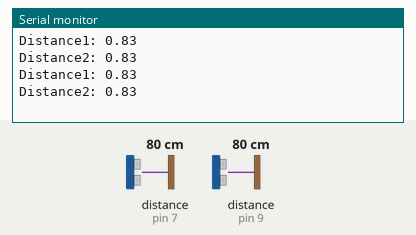
This sketch was run on a simulated Arduino Uno, built with avr-gcc and run on an emulated ATmega328P. On the bench: the last lines printed to the serial monitor. Wiring (inferred from the names in the program): 2 × ultrasonic range finder: trigger pin 6, echo pin 7 / trigger pin 8, echo pin 9. The inputs (shaded band) are chosen by the test bench; at power-on: distance to the obstacle (sensors on pin 7, pin 9) 80 cm. The echo pulse lasts 58.3 µs per cm.

Above: at 1.8 s.
1.9 s: distance to the obstacle (sensor on pin 7) set to 2 cm
At 2.8 s:
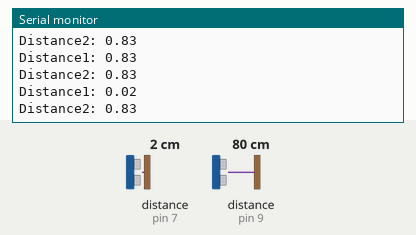
3.4 s: distance to the obstacle (sensor on pin 9) set to 2 cm
At 4.7 s:
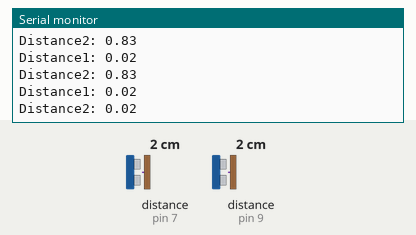
4.9 s: distance to the obstacle (sensor on pin 7) set to 4 cm
At 5.7 s:
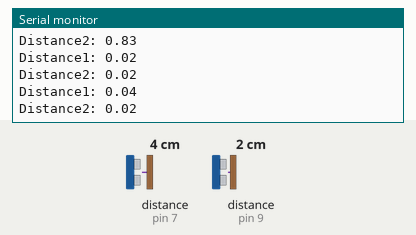
6.4 s: distance to the obstacle (sensor on pin 9) set to 4 cm
At 7.4 s:
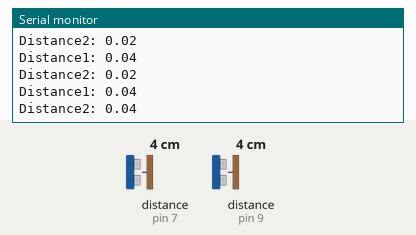
Timing chart, 0 to 8.9 s (numbered marks = the images above; inputs shaded):
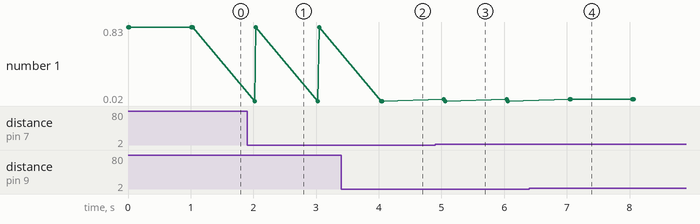

Measured:
- after the input at 1.9 s, the serial monitor: prints a new line after 0.12 s (image 1)
- after the input at 3.4 s, the serial monitor: prints a new line after 0.65 s (image 2)
- after the input at 4.9 s, the serial monitor: prints a new line after 0.14 s (image 3)
- after the input at 6.4 s, the serial monitor: prints a new line after 0.66 s (image 4)

The sketch:

Ultrasonic_Template.ino
```cpp
#include <Ultrasonic.h>
#define trig1 6
#define echo1 7
#define trig2 8
#define echo2 9
Ultrasonic ultrasonic1(trig1, echo1);
Ultrasonic ultrasonic2(trig2, echo2);

void setup() {
  Serial.begin(9600);
}

void loop() {
  Serial.print("Distance1: ");
  Serial.println((double)ultrasonic1.distanceRead() / 100);
  Serial.print("Distance2: ");
  Serial.println((double)ultrasonic2.distanceRead() / 100);
  delay(1000);
}
```
